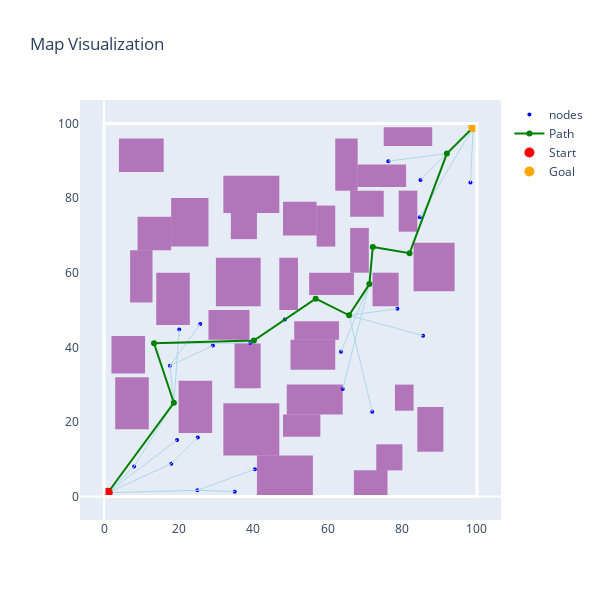
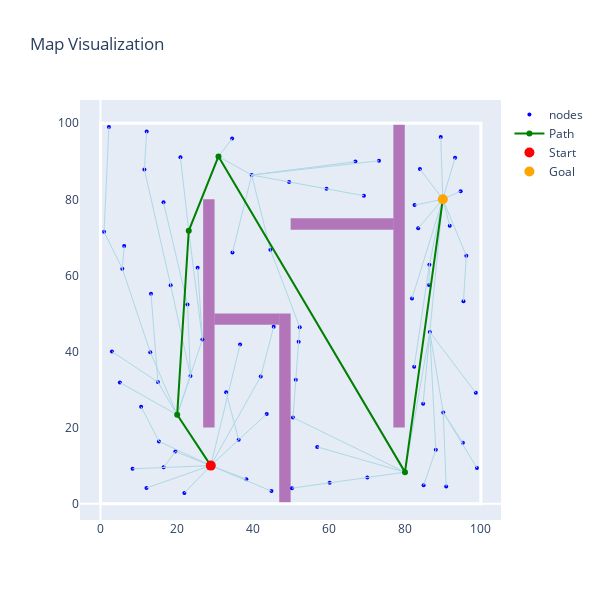
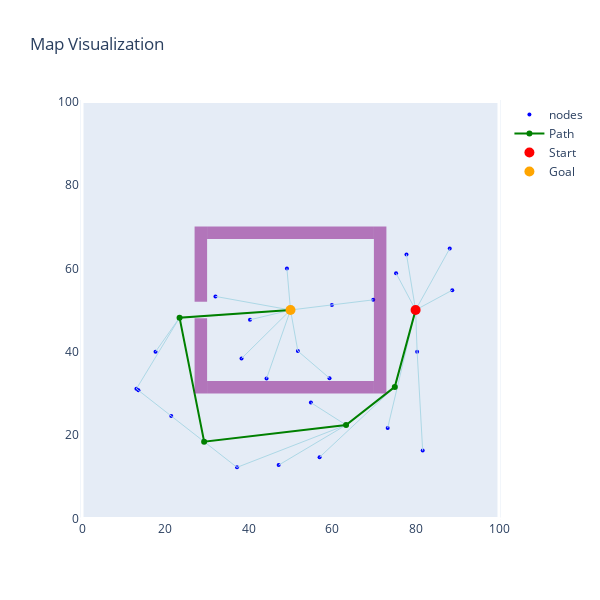

Notebook source saved alongside these figures, in order:
### Code cell
for pmap in maps:
    result = p.plan(map=pmap)
    visualize_map_shapes(pmap.grid, obs=pmap.obstacles, start=pmap.start, goal=pmap.goal,
                        path=result.path, nodes=list(map(lambda x: x.position, result.nodes)), edges=result.edges)

### Figure 1 — Plotly figure (JSON) as saved in the notebook; plotly's stock layout.template omitted (floating-point values rounded to 4 significant figures)
{"data": [{"marker": {"color": "blue", "size": 4}, "mode": "markers", "name": "nodes", "type": "scatter", "x": [1, 99, 8.071, 91.93, 84.86, 18.04, 84.67, 25.15, 19.59, 25.04, 81.93, 18.73, 72.07, 71.15, 98.25, 35.03, 65.71, 17.67, 63.54, 20.17, 29.2, 64.0, 40.44, 56.75, 13.4, 76.23, 78.66, 25.82, 71.92, 85.55, 39.17, 48.47, 40.18], "y": [1, 99, 8.071, 91.93, 84.86, 8.8, 74.86, 15.84, 15.16, 1.654, 65.24, 25.13, 66.92, 56.96, 84.18, 1.297, 48.57, 35.07, 38.81, 44.75, 40.45, 28.82, 7.302, 53.02, 41.07, 89.92, 50.36, 46.25, 22.7, 43.11, 41.14, 47.42, 41.82]}, {"hoverinfo": "skip", "line": {"color": "lightblue", "width": 1}, "mode": "lines", "showlegend": false, "type": "scatter", "x": [1, 8.071], "y": [1, 8.071]}, {"hoverinfo": "skip", "line": {"color": "lightblue", "width": 1}, "mode": "lines", "showlegend": false, "type": "scatter", "x": [99, 91.93], "y": [99, 91.93]}, {"hoverinfo": "skip", "line": {"color": "lightblue", "width": 1}, "mode": "lines", "showlegend": false, "type": "scatter", "x": [91.93, 84.86], "y": [91.93, 84.86]}, {"hoverinfo": "skip", "line": {"color": "lightblue", "width": 1}, "mode": "lines", "showlegend": false, "type": "scatter", "x": [1, 18.04], "y": [1, 8.8]}, {"hoverinfo": "skip", "line": {"color": "lightblue", "width": 1}, "mode": "lines", "showlegend": false, "type": "scatter", "x": [99, 84.67], "y": [99, 74.86]}, {"hoverinfo": "skip", "line": {"color": "lightblue", "width": 1}, "mode": "lines", "showlegend": false, "type": "scatter", "x": [18.04, 25.15], "y": [8.8, 15.84]}, {"hoverinfo": "skip", "line": {"color": "lightblue", "width": 1}, "mode": "lines", "showlegend": false, "type": "scatter", "x": [1, 19.59], "y": [1, 15.16]}, {"hoverinfo": "skip", "line": {"color": "lightblue", "width": 1}, "mode": "lines", "showlegend": false, "type": "scatter", "x": [1, 25.04], "y": [1, 1.654]}, {"hoverinfo": "skip", "line": {"color": "lightblue", "width": 1}, "mode": "lines", "showlegend": false, "type": "scatter", "x": [91.93, 81.93], "y": [91.93, 65.24]}, {"hoverinfo": "skip", "line": {"color": "lightblue", "width": 1}, "mode": "lines", "showlegend": false, "type": "scatter", "x": [8.071, 18.73], "y": [8.071, 25.13]}, {"hoverinfo": "skip", "line": {"color": "lightblue", "width": 1}, "mode": "lines", "showlegend": false, "type": "scatter", "x": [81.93, 72.07], "y": [65.24, 66.92]}, {"hoverinfo": "skip", "line": {"color": "lightblue", "width": 1}, "mode": "lines", "showlegend": false, "type": "scatter", "x": [72.07, 71.15], "y": [66.92, 56.96]}, {"hoverinfo": "skip", "line": {"color": "lightblue", "width": 1}, "mode": "lines", "showlegend": false, "type": "scatter", "x": [99, 98.25], "y": [99, 84.18]}, {"hoverinfo": "skip", "line": {"color": "lightblue", "width": 1}, "mode": "lines", "showlegend": false, "type": "scatter", "x": [25.04, 35.03], "y": [1.654, 1.297]}, {"hoverinfo": "skip", "line": {"color": "lightblue", "width": 1}, "mode": "lines", "showlegend": false, "type": "scatter", "x": [71.15, 65.71], "y": [56.96, 48.57]}, {"hoverinfo": "skip", "line": {"color": "lightblue", "width": 1}, "mode": "lines", "showlegend": false, "type": "scatter", "x": [18.73, 17.67], "y": [25.13, 35.07]}, {"hoverinfo": "skip", "line": {"color": "lightblue", "width": 1}, "mode": "lines", "showlegend": false, "type": "scatter", "x": [71.15, 63.54], "y": [56.96, 38.81]}, {"hoverinfo": "skip", "line": {"color": "lightblue", "width": 1}, "mode": "lines", "showlegend": false, "type": "scatter", "x": [18.73, 20.17], "y": [25.13, 44.75]}, {"hoverinfo": "skip", "line": {"color": "lightblue", "width": 1}, "mode": "lines", "showlegend": false, "type": "scatter", "x": [17.67, 29.2], "y": [35.07, 40.45]}, {"hoverinfo": "skip", "line": {"color": "lightblue", "width": 1}, "mode": "lines", "showlegend": false, "type": "scatter", "x": [71.15, 64.0], "y": [56.96, 28.82]}, {"hoverinfo": "skip", "line": {"color": "lightblue", "width": 1}, "mode": "lines", "showlegend": false, "type": "scatter", "x": [25.04, 40.44], "y": [1.654, 7.302]}, {"hoverinfo": "skip", "line": {"color": "lightblue", "width": 1}, "mode": "lines", "showlegend": false, "type": "scatter", "x": [65.71, 56.75], "y": [48.57, 53.02]}, {"hoverinfo": "skip", "line": {"color": "lightblue", "width": 1}, "mode": "lines", "showlegend": false, "type": "scatter", "x": [18.73, 13.4], "y": [25.13, 41.07]}, {"hoverinfo": "skip", "line": {"color": "lightblue", "width": 1}, "mode": "lines", "showlegend": false, "type": "scatter", "x": [91.93, 76.23], "y": [91.93, 89.92]}, {"hoverinfo": "skip", "line": {"color": "lightblue", "width": 1}, "mode": "lines", "showlegend": false, "type": "scatter", "x": [65.71, 78.66], "y": [48.57, 50.36]}, {"hoverinfo": "skip", "line": {"color": "lightblue", "width": 1}, "mode": "lines", "showlegend": false, "type": "scatter", "x": [17.67, 25.82], "y": [35.07, 46.25]}, {"hoverinfo": "skip", "line": {"color": "lightblue", "width": 1}, "mode": "lines", "showlegend": false, "type": "scatter", "x": [65.71, 71.92], "y": [48.57, 22.7]}, {"hoverinfo": "skip", "line": {"color": "lightblue", "width": 1}, "mode": "lines", "showlegend": false, "type": "scatter", "x": [65.71, 85.55], "y": [48.57, 43.11]}, {"hoverinfo": "skip", "line": {"color": "lightblue", "width": 1}, "mode": "lines", "showlegend": false, "type": "scatter", "x": [13.4, 39.17], "y": [41.07, 41.14]}, {"hoverinfo": "skip", "line": {"color": "lightblue", "width": 1}, "mode": "lines", "showlegend": false, "type": "scatter", "x": [56.75, 48.47], "y": [53.02, 47.42]}, {"hoverinfo": "skip", "line": {"color": "lightblue", "width": 1}, "mode": "lines", "showlegend": false, "type": "scatter", "x": [48.47, 40.18], "y": [47.42, 41.82]}, {"hoverinfo": "skip", "line": {"color": "lightblue", "width": 1}, "mode": "lines", "showlegend": false, "type": "scatter", "x": [40.18, 39.17], "y": [41.82, 41.14]}, {"line": {"color": "green"}, "marker": {"size": 6}, "mode": "lines+markers", "name": "Path", "type": "scatter", "x": [1, 18.73, 13.4, 40.18, 56.75, 65.71, 71.15, 72.07, 81.93, 91.93, 99], "y": [1, 25.13, 41.07, 41.82, 53.02, 48.57, 56.96, 66.92, 65.24, 91.93, 99]}, {"marker": {"color": "red", "size": 10}, "mode": "markers", "name": "Start", "type": "scatter", "x": [1], "y": [1]}, {"marker": {"color": "orange", "size": 10}, "mode": "markers", "name": "Goal", "type": "scatter", "x": [99], "y": [99]}], "layout": {"height": 600, "shapes": [{"fillcolor": "purple", "line": {"width": 0}, "opacity": 0.5, "type": "rect", "x0": 48, "x1": 57, "y0": 70, "y1": 79}, {"fillcolor": "purple", "line": {"width": 0}, "opacity": 0.5, "type": "rect", "x0": 47, "x1": 52, "y0": 50, "y1": 64}, {"fillcolor": "purple", "line": {"width": 0}, "opacity": 0.5, "type": "rect", "x0": 79, "x1": 84, "y0": 71, "y1": 82}, {"fillcolor": "purple", "line": {"width": 0}, "opacity": 0.5, "type": "rect", "x0": 35, "x1": 42, "y0": 29, "y1": 41}, {"fillcolor": "purple", "line": {"width": 0}, "opacity": 0.5, "type": "rect", "x0": 18, "x1": 28, "y0": 67, "y1": 80}, {"fillcolor": "purple", "line": {"width": 0}, "opacity": 0.5, "type": "rect", "x0": 66, "x1": 75, "y0": 75, "y1": 82}, {"fillcolor": "purple", "line": {"width": 0}, "opacity": 0.5, "type": "rect", "x0": 68, "x1": 81, "y0": 83, "y1": 89}, {"fillcolor": "purple", "line": {"width": 0}, "opacity": 0.5, "type": "rect", "x0": 55, "x1": 67, "y0": 54, "y1": 60}, {"fillcolor": "purple", "line": {"width": 0}, "opacity": 0.5, "type": "rect", "x0": 49, "x1": 64, "y0": 22, "y1": 30}, {"fillcolor": "purple", "line": {"width": 0}, "opacity": 0.5, "type": "rect", "x0": 32, "x1": 47, "y0": 76, "y1": 86}, {"fillcolor": "purple", "line": {"width": 0}, "opacity": 0.5, "type": "rect", "x0": 41, "x1": 56, "y0": 0, "y1": 11}, {"fillcolor": "purple", "line": {"width": 0}, "opacity": 0.5, "type": "rect", "x0": 51, "x1": 63, "y0": 42, "y1": 47}, {"fillcolor": "purple", "line": {"width": 0}, "opacity": 0.5, "type": "rect", "x0": 14, "x1": 23, "y0": 46, "y1": 60}, {"fillcolor": "purple", "line": {"width": 0}, "opacity": 0.5, "type": "rect", "x0": 84, "x1": 91, "y0": 12, "y1": 24}, {"fillcolor": "purple", "line": {"width": 0}, "opacity": 0.5, "type": "rect", "x0": 20, "x1": 29, "y0": 17, "y1": 31}, {"fillcolor": "purple", "line": {"width": 0}, "opacity": 0.5, "type": "rect", "x0": 3, "x1": 12, "y0": 18, "y1": 32}, {"fillcolor": "purple", "line": {"width": 0}, "opacity": 0.5, "type": "rect", "x0": 9, "x1": 18, "y0": 66, "y1": 75}, {"fillcolor": "purple", "line": {"width": 0}, "opacity": 0.5, "type": "rect", "x0": 73, "x1": 80, "y0": 7, "y1": 14}, {"fillcolor": "purple", "line": {"width": 0}, "opacity": 0.5, "type": "rect", "x0": 32, "x1": 47, "y0": 11, "y1": 25}, {"fillcolor": "purple", "line": {"width": 0}, "opacity": 0.5, "type": "rect", "x0": 83, "x1": 94, "y0": 55, "y1": 68}, {"fillcolor": "purple", "line": {"width": 0}, "opacity": 0.5, "type": "rect", "x0": 30, "x1": 42, "y0": 51, "y1": 64}, {"fillcolor": "purple", "line": {"width": 0}, "opacity": 0.5, "type": "rect", "x0": 50, "x1": 62, "y0": 34, "y1": 42}, {"fillcolor": "purple", "line": {"width": 0}, "opacity": 0.5, "type": "rect", "x0": 34, "x1": 41, "y0": 69, "y1": 76}, {"fillcolor": "purple", "line": {"width": 0}, "opacity": 0.5, "type": "rect", "x0": 4, "x1": 16, "y0": 87, "y1": 96}, {"fillcolor": "purple", "line": {"width": 0}, "opacity": 0.5, "type": "rect", "x0": 78, "x1": 83, "y0": 23, "y1": 30}, {"fillcolor": "purple", "line": {"width": 0}, "opacity": 0.5, "type": "rect", "x0": 72, "x1": 79, "y0": 51, "y1": 60}, {"fillcolor": "purple", "line": {"width": 0}, "opacity": 0.5, "type": "rect", "x0": 48, "x1": 58, "y0": 16, "y1": 22}, {"fillcolor": "purple", "line": {"width": 0}, "opacity": 0.5, "type": "rect", "x0": 75, "x1": 88, "y0": 94, "y1": 99}, {"fillcolor": "purple", "line": {"width": 0}, "opacity": 0.5, "type": "rect", "x0": 62, "x1": 68, "y0": 82, "y1": 96}, {"fillcolor": "purple", "line": {"width": 0}, "opacity": 0.5, "type": "rect", "x0": 57, "x1": 62, "y0": 67, "y1": 78}, {"fillcolor": "purple", "line": {"width": 0}, "opacity": 0.5, "type": "rect", "x0": 2, "x1": 11, "y0": 33, "y1": 43}, {"fillcolor": "purple", "line": {"width": 0}, "opacity": 0.5, "type": "rect", "x0": 67, "x1": 76, "y0": 0, "y1": 7}, {"fillcolor": "purple", "line": {"width": 0}, "opacity": 0.5, "type": "rect", "x0": 28, "x1": 39, "y0": 42, "y1": 50}, {"fillcolor": "purple", "line": {"width": 0}, "opacity": 0.5, "type": "rect", "x0": 66, "x1": 71, "y0": 60, "y1": 72}, {"fillcolor": "purple", "line": {"width": 0}, "opacity": 0.5, "type": "rect", "x0": 7, "x1": 13, "y0": 52, "y1": 66}, {"fillcolor": "rgba(0,0,0,0)", "layer": "above", "line": {"color": "white", "width": 3}, "type": "rect", "x0": 0, "x1": 100, "y0": 0, "y1": 100}], "title": {"text": "Map Visualization"}, "width": 600, "xaxis": {"scaleanchor": "y", "showgrid": false}, "yaxis": {"showgrid": false}}}

### Figure 2 — Plotly figure (JSON) as saved in the notebook; plotly's stock layout.template omitted (floating-point values rounded to 4 significant figures)
{"data": [{"marker": {"color": "blue", "size": 4}, "mode": "markers", "name": "nodes", "type": "scatter", "x": [29, 90, 36.34, 83.53, 86.46, 43.7, 42.13, 81.89, 36.71, 38.34, 19.7, 86.58, 83.98, 26.8, 96.18, 82.47, 22.87, 25.54, 89.46, 13.29, 23.21, 15.39, 18.46, 20.17, 33.05, 84.82, 45.54, 90.12, 8.451, 88.15, 22.06, 16.58, 86.39, 15.11, 5.745, 13.1, 94.69, 11.55, 80.06, 44.95, 70.16, 60.26, 50.36, 6.238, 91.82, 0.9468, 21.03, 90.89, 5.107, 95.43, 31.03, 39.76, 82.58, 49.59, 59.43, 69.26, 34.61, 12.11, 56.98, 73.22, 98.67, 34.7, 44.67, 50.61, 12.15, 93.23, 16.61, 2.223, 10.69, 3.021, 67.03, 23.67, 98.97, 95.28, 84.95, 52.39, 51.35, 52.1], "y": [10, 80, 16.8, 72.38, 62.82, 23.56, 33.43, 53.92, 41.84, 6.437, 13.68, 45.09, 87.99, 43.16, 65.18, 35.98, 52.36, 61.99, 96.35, 55.2, 71.72, 16.36, 57.42, 23.34, 29.26, 26.26, 46.52, 23.96, 9.157, 14.15, 2.801, 79.21, 57.49, 31.97, 61.77, 39.83, 82.11, 87.85, 8.282, 3.293, 6.875, 5.468, 4.062, 67.71, 73.07, 71.45, 91.03, 4.532, 31.84, 53.23, 91.26, 86.38, 78.48, 84.57, 82.75, 80.94, 95.97, 4.118, 14.92, 90.12, 29.13, 66.01, 66.74, 22.62, 97.83, 90.96, 9.54, 99.0, 25.45, 39.98, 89.91, 33.56, 9.375, 16.02, 4.824, 46.39, 32.59, 42.57]}, {"hoverinfo": "skip", "line": {"color": "lightblue", "width": 1}, "mode": "lines", "showlegend": false, "type": "scatter", "x": [29, 36.34], "y": [10, 16.8]}, {"hoverinfo": "skip", "line": {"color": "lightblue", "width": 1}, "mode": "lines", "showlegend": false, "type": "scatter", "x": [90, 83.53], "y": [80, 72.38]}, {"hoverinfo": "skip", "line": {"color": "lightblue", "width": 1}, "mode": "lines", "showlegend": false, "type": "scatter", "x": [90, 86.46], "y": [80, 62.82]}, {"hoverinfo": "skip", "line": {"color": "lightblue", "width": 1}, "mode": "lines", "showlegend": false, "type": "scatter", "x": [36.34, 43.7], "y": [16.8, 23.56]}, {"hoverinfo": "skip", "line": {"color": "lightblue", "width": 1}, "mode": "lines", "showlegend": false, "type": "scatter", "x": [29, 42.13], "y": [10, 33.43]}, {"hoverinfo": "skip", "line": {"color": "lightblue", "width": 1}, "mode": "lines", "showlegend": false, "type": "scatter", "x": [90, 81.89], "y": [80, 53.92]}, {"hoverinfo": "skip", "line": {"color": "lightblue", "width": 1}, "mode": "lines", "showlegend": false, "type": "scatter", "x": [29, 36.71], "y": [10, 41.84]}, {"hoverinfo": "skip", "line": {"color": "lightblue", "width": 1}, "mode": "lines", "showlegend": false, "type": "scatter", "x": [29, 38.34], "y": [10, 6.437]}, {"hoverinfo": "skip", "line": {"color": "lightblue", "width": 1}, "mode": "lines", "showlegend": false, "type": "scatter", "x": [29, 19.7], "y": [10, 13.68]}, {"hoverinfo": "skip", "line": {"color": "lightblue", "width": 1}, "mode": "lines", "showlegend": false, "type": "scatter", "x": [90, 86.58], "y": [80, 45.09]}, {"hoverinfo": "skip", "line": {"color": "lightblue", "width": 1}, "mode": "lines", "showlegend": false, "type": "scatter", "x": [90, 83.98], "y": [80, 87.99]}, {"hoverinfo": "skip", "line": {"color": "lightblue", "width": 1}, "mode": "lines", "showlegend": false, "type": "scatter", "x": [90, 96.18], "y": [80, 65.18]}, {"hoverinfo": "skip", "line": {"color": "lightblue", "width": 1}, "mode": "lines", "showlegend": false, "type": "scatter", "x": [86.46, 82.47], "y": [62.82, 35.98]}, {"hoverinfo": "skip", "line": {"color": "lightblue", "width": 1}, "mode": "lines", "showlegend": false, "type": "scatter", "x": [26.8, 25.54], "y": [43.16, 61.99]}, {"hoverinfo": "skip", "line": {"color": "lightblue", "width": 1}, "mode": "lines", "showlegend": false, "type": "scatter", "x": [90, 89.46], "y": [80, 96.35]}, {"hoverinfo": "skip", "line": {"color": "lightblue", "width": 1}, "mode": "lines", "showlegend": false, "type": "scatter", "x": [26.8, 23.21], "y": [43.16, 71.72]}, {"hoverinfo": "skip", "line": {"color": "lightblue", "width": 1}, "mode": "lines", "showlegend": false, "type": "scatter", "x": [29, 15.39], "y": [10, 16.36]}, {"hoverinfo": "skip", "line": {"color": "lightblue", "width": 1}, "mode": "lines", "showlegend": false, "type": "scatter", "x": [29, 20.17], "y": [10, 23.34]}, {"hoverinfo": "skip", "line": {"color": "lightblue", "width": 1}, "mode": "lines", "showlegend": false, "type": "scatter", "x": [20.17, 26.8], "y": [23.34, 43.16]}, {"hoverinfo": "skip", "line": {"color": "lightblue", "width": 1}, "mode": "lines", "showlegend": false, "type": "scatter", "x": [36.34, 33.05], "y": [16.8, 29.26]}, {"hoverinfo": "skip", "line": {"color": "lightblue", "width": 1}, "mode": "lines", "showlegend": false, "type": "scatter", "x": [86.58, 84.82], "y": [45.09, 26.26]}, {"hoverinfo": "skip", "line": {"color": "lightblue", "width": 1}, "mode": "lines", "showlegend": false, "type": "scatter", "x": [42.13, 45.54], "y": [33.43, 46.52]}, {"hoverinfo": "skip", "line": {"color": "lightblue", "width": 1}, "mode": "lines", "showlegend": false, "type": "scatter", "x": [86.58, 90.12], "y": [45.09, 23.96]}, {"hoverinfo": "skip", "line": {"color": "lightblue", "width": 1}, "mode": "lines", "showlegend": false, "type": "scatter", "x": [29, 8.451], "y": [10, 9.157]}, {"hoverinfo": "skip", "line": {"color": "lightblue", "width": 1}, "mode": "lines", "showlegend": false, "type": "scatter", "x": [86.58, 88.15], "y": [45.09, 14.15]}, {"hoverinfo": "skip", "line": {"color": "lightblue", "width": 1}, "mode": "lines", "showlegend": false, "type": "scatter", "x": [29, 22.06], "y": [10, 2.801]}, {"hoverinfo": "skip", "line": {"color": "lightblue", "width": 1}, "mode": "lines", "showlegend": false, "type": "scatter", "x": [22.87, 16.58], "y": [52.36, 79.21]}, {"hoverinfo": "skip", "line": {"color": "lightblue", "width": 1}, "mode": "lines", "showlegend": false, "type": "scatter", "x": [86.46, 86.39], "y": [62.82, 57.49]}, {"hoverinfo": "skip", "line": {"color": "lightblue", "width": 1}, "mode": "lines", "showlegend": false, "type": "scatter", "x": [20.17, 15.11], "y": [23.34, 31.97]}, {"hoverinfo": "skip", "line": {"color": "lightblue", "width": 1}, "mode": "lines", "showlegend": false, "type": "scatter", "x": [15.11, 13.29], "y": [31.97, 55.2]}, {"hoverinfo": "skip", "line": {"color": "lightblue", "width": 1}, "mode": "lines", "showlegend": false, "type": "scatter", "x": [20.17, 13.1], "y": [23.34, 39.83]}, {"hoverinfo": "skip", "line": {"color": "lightblue", "width": 1}, "mode": "lines", "showlegend": false, "type": "scatter", "x": [13.1, 5.745], "y": [39.83, 61.77]}, {"hoverinfo": "skip", "line": {"color": "lightblue", "width": 1}, "mode": "lines", "showlegend": false, "type": "scatter", "x": [90, 94.69], "y": [80, 82.11]}, {"hoverinfo": "skip", "line": {"color": "lightblue", "width": 1}, "mode": "lines", "showlegend": false, "type": "scatter", "x": [18.46, 11.55], "y": [57.42, 87.85]}, {"hoverinfo": "skip", "line": {"color": "lightblue", "width": 1}, "mode": "lines", "showlegend": false, "type": "scatter", "x": [86.58, 80.06], "y": [45.09, 8.282]}, {"hoverinfo": "skip", "line": {"color": "lightblue", "width": 1}, "mode": "lines", "showlegend": false, "type": "scatter", "x": [29, 44.95], "y": [10, 3.293]}, {"hoverinfo": "skip", "line": {"color": "lightblue", "width": 1}, "mode": "lines", "showlegend": false, "type": "scatter", "x": [80.06, 70.16], "y": [8.282, 6.875]}, {"hoverinfo": "skip", "line": {"color": "lightblue", "width": 1}, "mode": "lines", "showlegend": false, "type": "scatter", "x": [70.16, 60.26], "y": [6.875, 5.468]}, {"hoverinfo": "skip", "line": {"color": "lightblue", "width": 1}, "mode": "lines", "showlegend": false, "type": "scatter", "x": [60.26, 50.36], "y": [5.468, 4.062]}, {"hoverinfo": "skip", "line": {"color": "lightblue", "width": 1}, "mode": "lines", "showlegend": false, "type": "scatter", "x": [5.745, 6.238], "y": [61.77, 67.71]}, {"hoverinfo": "skip", "line": {"color": "lightblue", "width": 1}, "mode": "lines", "showlegend": false, "type": "scatter", "x": [90, 91.82], "y": [80, 73.07]}, {"hoverinfo": "skip", "line": {"color": "lightblue", "width": 1}, "mode": "lines", "showlegend": false, "type": "scatter", "x": [5.745, 0.9468], "y": [61.77, 71.45]}, {"hoverinfo": "skip", "line": {"color": "lightblue", "width": 1}, "mode": "lines", "showlegend": false, "type": "scatter", "x": [23.21, 21.03], "y": [71.72, 91.03]}, {"hoverinfo": "skip", "line": {"color": "lightblue", "width": 1}, "mode": "lines", "showlegend": false, "type": "scatter", "x": [90.12, 90.89], "y": [23.96, 4.532]}, {"hoverinfo": "skip", "line": {"color": "lightblue", "width": 1}, "mode": "lines", "showlegend": false, "type": "scatter", "x": [20.17, 5.107], "y": [23.34, 31.84]}, {"hoverinfo": "skip", "line": {"color": "lightblue", "width": 1}, "mode": "lines", "showlegend": false, "type": "scatter", "x": [96.18, 95.43], "y": [65.18, 53.23]}, {"hoverinfo": "skip", "line": {"color": "lightblue", "width": 1}, "mode": "lines", "showlegend": false, "type": "scatter", "x": [23.21, 31.03], "y": [71.72, 91.26]}, {"hoverinfo": "skip", "line": {"color": "lightblue", "width": 1}, "mode": "lines", "showlegend": false, "type": "scatter", "x": [31.03, 39.76], "y": [91.26, 86.38]}, {"hoverinfo": "skip", "line": {"color": "lightblue", "width": 1}, "mode": "lines", "showlegend": false, "type": "scatter", "x": [90, 82.58], "y": [80, 78.48]}, {"hoverinfo": "skip", "line": {"color": "lightblue", "width": 1}, "mode": "lines", "showlegend": false, "type": "scatter", "x": [39.76, 49.59], "y": [86.38, 84.57]}, {"hoverinfo": "skip", "line": {"color": "lightblue", "width": 1}, "mode": "lines", "showlegend": false, "type": "scatter", "x": [49.59, 59.43], "y": [84.57, 82.75]}, {"hoverinfo": "skip", "line": {"color": "lightblue", "width": 1}, "mode": "lines", "showlegend": false, "type": "scatter", "x": [59.43, 69.26], "y": [82.75, 80.94]}, {"hoverinfo": "skip", "line": {"color": "lightblue", "width": 1}, "mode": "lines", "showlegend": false, "type": "scatter", "x": [31.03, 34.61], "y": [91.26, 95.97]}, {"hoverinfo": "skip", "line": {"color": "lightblue", "width": 1}, "mode": "lines", "showlegend": false, "type": "scatter", "x": [29, 12.11], "y": [10, 4.118]}, {"hoverinfo": "skip", "line": {"color": "lightblue", "width": 1}, "mode": "lines", "showlegend": false, "type": "scatter", "x": [80.06, 56.98], "y": [8.282, 14.92]}, {"hoverinfo": "skip", "line": {"color": "lightblue", "width": 1}, "mode": "lines", "showlegend": false, "type": "scatter", "x": [39.76, 73.22], "y": [86.38, 90.12]}, {"hoverinfo": "skip", "line": {"color": "lightblue", "width": 1}, "mode": "lines", "showlegend": false, "type": "scatter", "x": [86.58, 98.67], "y": [45.09, 29.13]}, {"hoverinfo": "skip", "line": {"color": "lightblue", "width": 1}, "mode": "lines", "showlegend": false, "type": "scatter", "x": [39.76, 34.7], "y": [86.38, 66.01]}, {"hoverinfo": "skip", "line": {"color": "lightblue", "width": 1}, "mode": "lines", "showlegend": false, "type": "scatter", "x": [39.76, 44.67], "y": [86.38, 66.74]}, {"hoverinfo": "skip", "line": {"color": "lightblue", "width": 1}, "mode": "lines", "showlegend": false, "type": "scatter", "x": [80.06, 50.61], "y": [8.282, 22.62]}, {"hoverinfo": "skip", "line": {"color": "lightblue", "width": 1}, "mode": "lines", "showlegend": false, "type": "scatter", "x": [11.55, 12.15], "y": [87.85, 97.83]}, {"hoverinfo": "skip", "line": {"color": "lightblue", "width": 1}, "mode": "lines", "showlegend": false, "type": "scatter", "x": [90, 93.23], "y": [80, 90.96]}, {"hoverinfo": "skip", "line": {"color": "lightblue", "width": 1}, "mode": "lines", "showlegend": false, "type": "scatter", "x": [19.7, 16.61], "y": [13.68, 9.54]}, {"hoverinfo": "skip", "line": {"color": "lightblue", "width": 1}, "mode": "lines", "showlegend": false, "type": "scatter", "x": [0.9468, 2.223], "y": [71.45, 99.0]}, {"hoverinfo": "skip", "line": {"color": "lightblue", "width": 1}, "mode": "lines", "showlegend": false, "type": "scatter", "x": [15.39, 10.69], "y": [16.36, 25.45]}, {"hoverinfo": "skip", "line": {"color": "lightblue", "width": 1}, "mode": "lines", "showlegend": false, "type": "scatter", "x": [15.11, 3.021], "y": [31.97, 39.98]}, {"hoverinfo": "skip", "line": {"color": "lightblue", "width": 1}, "mode": "lines", "showlegend": false, "type": "scatter", "x": [39.76, 67.03], "y": [86.38, 89.91]}, {"hoverinfo": "skip", "line": {"color": "lightblue", "width": 1}, "mode": "lines", "showlegend": false, "type": "scatter", "x": [20.17, 23.67], "y": [23.34, 33.56]}, {"hoverinfo": "skip", "line": {"color": "lightblue", "width": 1}, "mode": "lines", "showlegend": false, "type": "scatter", "x": [23.67, 22.87], "y": [33.56, 52.36]}, {"hoverinfo": "skip", "line": {"color": "lightblue", "width": 1}, "mode": "lines", "showlegend": false, "type": "scatter", "x": [23.67, 18.46], "y": [33.56, 57.42]}, {"hoverinfo": "skip", "line": {"color": "lightblue", "width": 1}, "mode": "lines", "showlegend": false, "type": "scatter", "x": [90.12, 98.97], "y": [23.96, 9.375]}, {"hoverinfo": "skip", "line": {"color": "lightblue", "width": 1}, "mode": "lines", "showlegend": false, "type": "scatter", "x": [90.12, 95.28], "y": [23.96, 16.02]}, {"hoverinfo": "skip", "line": {"color": "lightblue", "width": 1}, "mode": "lines", "showlegend": false, "type": "scatter", "x": [88.15, 84.95], "y": [14.15, 4.824]}, {"hoverinfo": "skip", "line": {"color": "lightblue", "width": 1}, "mode": "lines", "showlegend": false, "type": "scatter", "x": [44.67, 52.39], "y": [66.74, 46.39]}, {"hoverinfo": "skip", "line": {"color": "lightblue", "width": 1}, "mode": "lines", "showlegend": false, "type": "scatter", "x": [50.61, 51.35], "y": [22.62, 32.59]}, {"hoverinfo": "skip", "line": {"color": "lightblue", "width": 1}, "mode": "lines", "showlegend": false, "type": "scatter", "x": [51.35, 52.1], "y": [32.59, 42.57]}, {"hoverinfo": "skip", "line": {"color": "lightblue", "width": 1}, "mode": "lines", "showlegend": false, "type": "scatter", "x": [52.1, 52.39], "y": [42.57, 46.39]}, {"line": {"color": "green"}, "marker": {"size": 6}, "mode": "lines+markers", "name": "Path", "type": "scatter", "x": [29, 20.17, 23.21, 31.03, 80.06, 90], "y": [10, 23.34, 71.72, 91.26, 8.282, 80]}, {"marker": {"color": "red", "size": 10}, "mode": "markers", "name": "Start", "type": "scatter", "x": [29], "y": [10]}, {"marker": {"color": "orange", "size": 10}, "mode": "markers", "name": "Goal", "type": "scatter", "x": [90], "y": [80]}], "layout": {"height": 600, "shapes": [{"fillcolor": "purple", "line": {"width": 0}, "opacity": 0.5, "type": "rect", "x0": 27, "x1": 30, "y0": 20, "y1": 80}, {"fillcolor": "purple", "line": {"width": 0}, "opacity": 0.5, "type": "rect", "x0": 47, "x1": 50, "y0": 0, "y1": 50}, {"fillcolor": "purple", "line": {"width": 0}, "opacity": 0.5, "type": "rect", "x0": 77, "x1": 80, "y0": 20, "y1": 100}, {"fillcolor": "purple", "line": {"width": 0}, "opacity": 0.5, "type": "rect", "x0": 30, "x1": 47, "y0": 47, "y1": 50}, {"fillcolor": "purple", "line": {"width": 0}, "opacity": 0.5, "type": "rect", "x0": 50, "x1": 77, "y0": 72, "y1": 75}, {"fillcolor": "rgba(0,0,0,0)", "layer": "above", "line": {"color": "white", "width": 3}, "type": "rect", "x0": 0, "x1": 100, "y0": 0, "y1": 100}], "title": {"text": "Map Visualization"}, "width": 600, "xaxis": {"scaleanchor": "y", "showgrid": false}, "yaxis": {"showgrid": false}}}

### Figure 3 — Plotly figure (JSON) as saved in the notebook; plotly's stock layout.template omitted (floating-point values rounded to 4 significant figures)
{"data": [{"marker": {"color": "blue", "size": 4}, "mode": "markers", "name": "nodes", "type": "scatter", "x": [80, 50, 40.28, 49.14, 88.8, 59.93, 69.85, 51.77, 80.37, 75.01, 75.31, 73.3, 59.36, 44.26, 63.33, 38.26, 54.89, 88.18, 32.0, 56.98, 23.4, 81.7, 17.63, 47.16, 77.82, 37.17, 13.05, 29.29, 21.41, 13.53], "y": [50, 50, 47.65, 59.96, 54.76, 51.22, 52.43, 40.16, 40.01, 31.56, 58.83, 21.71, 33.65, 33.55, 22.42, 38.37, 27.79, 64.74, 53.26, 14.7, 48.16, 16.28, 39.99, 12.8, 63.33, 12.26, 31.1, 18.42, 24.57, 30.73]}, {"hoverinfo": "skip", "line": {"color": "lightblue", "width": 1}, "mode": "lines", "showlegend": false, "type": "scatter", "x": [50, 40.28], "y": [50, 47.65]}, {"hoverinfo": "skip", "line": {"color": "lightblue", "width": 1}, "mode": "lines", "showlegend": false, "type": "scatter", "x": [50, 49.14], "y": [50, 59.96]}, {"hoverinfo": "skip", "line": {"color": "lightblue", "width": 1}, "mode": "lines", "showlegend": false, "type": "scatter", "x": [80, 88.8], "y": [50, 54.76]}, {"hoverinfo": "skip", "line": {"color": "lightblue", "width": 1}, "mode": "lines", "showlegend": false, "type": "scatter", "x": [50, 59.93], "y": [50, 51.22]}, {"hoverinfo": "skip", "line": {"color": "lightblue", "width": 1}, "mode": "lines", "showlegend": false, "type": "scatter", "x": [59.93, 69.85], "y": [51.22, 52.43]}, {"hoverinfo": "skip", "line": {"color": "lightblue", "width": 1}, "mode": "lines", "showlegend": false, "type": "scatter", "x": [50, 51.77], "y": [50, 40.16]}, {"hoverinfo": "skip", "line": {"color": "lightblue", "width": 1}, "mode": "lines", "showlegend": false, "type": "scatter", "x": [80, 80.37], "y": [50, 40.01]}, {"hoverinfo": "skip", "line": {"color": "lightblue", "width": 1}, "mode": "lines", "showlegend": false, "type": "scatter", "x": [80, 75.01], "y": [50, 31.56]}, {"hoverinfo": "skip", "line": {"color": "lightblue", "width": 1}, "mode": "lines", "showlegend": false, "type": "scatter", "x": [80, 75.31], "y": [50, 58.83]}, {"hoverinfo": "skip", "line": {"color": "lightblue", "width": 1}, "mode": "lines", "showlegend": false, "type": "scatter", "x": [80, 73.3], "y": [50, 21.71]}, {"hoverinfo": "skip", "line": {"color": "lightblue", "width": 1}, "mode": "lines", "showlegend": false, "type": "scatter", "x": [51.77, 59.36], "y": [40.16, 33.65]}, {"hoverinfo": "skip", "line": {"color": "lightblue", "width": 1}, "mode": "lines", "showlegend": false, "type": "scatter", "x": [50, 44.26], "y": [50, 33.55]}, {"hoverinfo": "skip", "line": {"color": "lightblue", "width": 1}, "mode": "lines", "showlegend": false, "type": "scatter", "x": [75.01, 63.33], "y": [31.56, 22.42]}, {"hoverinfo": "skip", "line": {"color": "lightblue", "width": 1}, "mode": "lines", "showlegend": false, "type": "scatter", "x": [50, 38.26], "y": [50, 38.37]}, {"hoverinfo": "skip", "line": {"color": "lightblue", "width": 1}, "mode": "lines", "showlegend": false, "type": "scatter", "x": [63.33, 54.89], "y": [22.42, 27.79]}, {"hoverinfo": "skip", "line": {"color": "lightblue", "width": 1}, "mode": "lines", "showlegend": false, "type": "scatter", "x": [80, 88.18], "y": [50, 64.74]}, {"hoverinfo": "skip", "line": {"color": "lightblue", "width": 1}, "mode": "lines", "showlegend": false, "type": "scatter", "x": [50, 32.0], "y": [50, 53.26]}, {"hoverinfo": "skip", "line": {"color": "lightblue", "width": 1}, "mode": "lines", "showlegend": false, "type": "scatter", "x": [75.01, 56.98], "y": [31.56, 14.7]}, {"hoverinfo": "skip", "line": {"color": "lightblue", "width": 1}, "mode": "lines", "showlegend": false, "type": "scatter", "x": [50, 23.4], "y": [50, 48.16]}, {"hoverinfo": "skip", "line": {"color": "lightblue", "width": 1}, "mode": "lines", "showlegend": false, "type": "scatter", "x": [80.37, 81.7], "y": [40.01, 16.28]}, {"hoverinfo": "skip", "line": {"color": "lightblue", "width": 1}, "mode": "lines", "showlegend": false, "type": "scatter", "x": [23.4, 17.63], "y": [48.16, 39.99]}, {"hoverinfo": "skip", "line": {"color": "lightblue", "width": 1}, "mode": "lines", "showlegend": false, "type": "scatter", "x": [63.33, 47.16], "y": [22.42, 12.8]}, {"hoverinfo": "skip", "line": {"color": "lightblue", "width": 1}, "mode": "lines", "showlegend": false, "type": "scatter", "x": [80, 77.82], "y": [50, 63.33]}, {"hoverinfo": "skip", "line": {"color": "lightblue", "width": 1}, "mode": "lines", "showlegend": false, "type": "scatter", "x": [63.33, 37.17], "y": [22.42, 12.26]}, {"hoverinfo": "skip", "line": {"color": "lightblue", "width": 1}, "mode": "lines", "showlegend": false, "type": "scatter", "x": [23.4, 13.05], "y": [48.16, 31.1]}, {"hoverinfo": "skip", "line": {"color": "lightblue", "width": 1}, "mode": "lines", "showlegend": false, "type": "scatter", "x": [37.17, 29.29], "y": [12.26, 18.42]}, {"hoverinfo": "skip", "line": {"color": "lightblue", "width": 1}, "mode": "lines", "showlegend": false, "type": "scatter", "x": [29.29, 21.41], "y": [18.42, 24.57]}, {"hoverinfo": "skip", "line": {"color": "lightblue", "width": 1}, "mode": "lines", "showlegend": false, "type": "scatter", "x": [21.41, 13.53], "y": [24.57, 30.73]}, {"hoverinfo": "skip", "line": {"color": "lightblue", "width": 1}, "mode": "lines", "showlegend": false, "type": "scatter", "x": [13.53, 13.05], "y": [30.73, 31.1]}, {"line": {"color": "green"}, "marker": {"size": 6}, "mode": "lines+markers", "name": "Path", "type": "scatter", "x": [50, 23.4, 29.29, 63.33, 75.01, 80], "y": [50, 48.16, 18.42, 22.42, 31.56, 50]}, {"marker": {"color": "red", "size": 10}, "mode": "markers", "name": "Start", "type": "scatter", "x": [80], "y": [50]}, {"marker": {"color": "orange", "size": 10}, "mode": "markers", "name": "Goal", "type": "scatter", "x": [50], "y": [50]}], "layout": {"height": 600, "shapes": [{"fillcolor": "purple", "line": {"width": 0}, "opacity": 0.5, "type": "rect", "x0": 27, "x1": 30, "y0": 52, "y1": 70}, {"fillcolor": "purple", "line": {"width": 0}, "opacity": 0.5, "type": "rect", "x0": 27, "x1": 30, "y0": 30, "y1": 48}, {"fillcolor": "purple", "line": {"width": 0}, "opacity": 0.5, "type": "rect", "x0": 70, "x1": 73, "y0": 30, "y1": 70}, {"fillcolor": "purple", "line": {"width": 0}, "opacity": 0.5, "type": "rect", "x0": 30, "x1": 70, "y0": 30, "y1": 33}, {"fillcolor": "purple", "line": {"width": 0}, "opacity": 0.5, "type": "rect", "x0": 30, "x1": 70, "y0": 67, "y1": 70}, {"fillcolor": "rgba(0,0,0,0)", "layer": "above", "line": {"color": "white", "width": 3}, "type": "rect", "x0": 0, "x1": 100, "y0": 0, "y1": 100}], "title": {"text": "Map Visualization"}, "width": 600, "xaxis": {"scaleanchor": "y", "showgrid": false}, "yaxis": {"showgrid": false}}}
